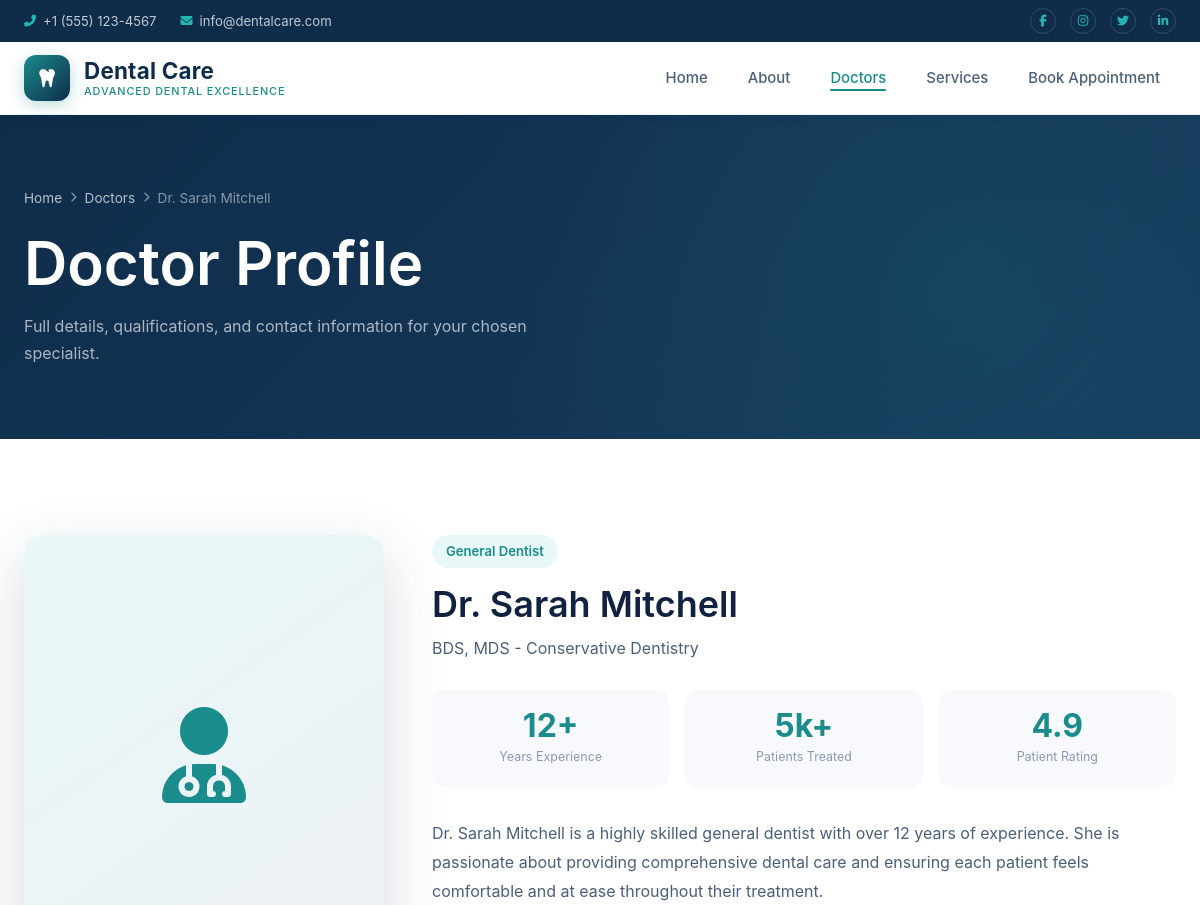
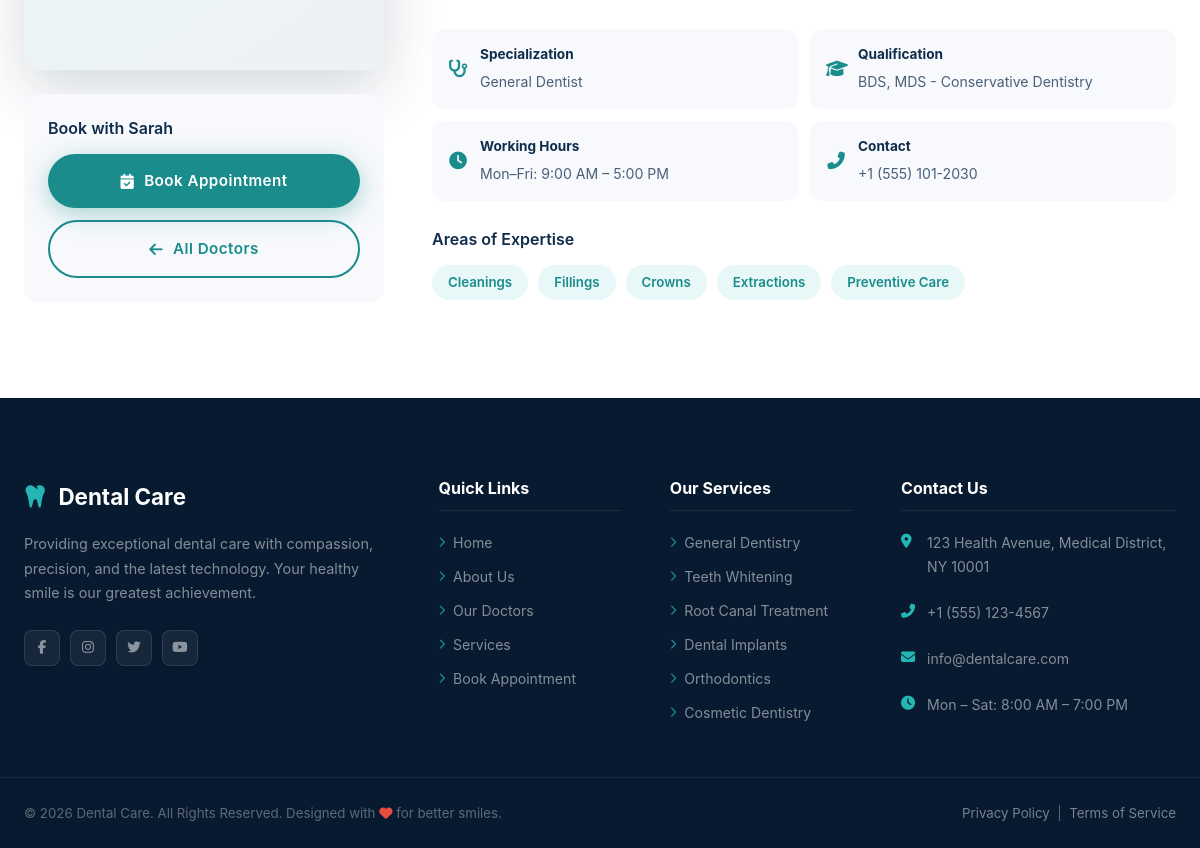
Page /doctor-detail.php?id=1 on the committed database (2 pictures, top to bottom).
### tables this page shows
CREATE TABLE IF NOT EXISTS doctors (
    id INT AUTO_INCREMENT PRIMARY KEY,
    name VARCHAR(100) NOT NULL,
    specialization VARCHAR(100) NOT NULL,
    qualification VARCHAR(200) NOT NULL,
    experience INT NOT NULL COMMENT 'Years of experience',
    photo VARCHAR(255) DEFAULT 'default-doctor.jpg',
    contact VARCHAR(50),
    timings VARCHAR(100),
    bio TEXT,
    created_at TIMESTAMP DEFAULT CURRENT_TIMESTAMP
);

### doctor-detail.php (the view, shortened to what this page needs)
<?php
$id = isset($_GET['id']) ? intval($_GET['id']) : 0;
$conn = getDBConnection();
$stmt = $conn->prepare("SELECT * FROM doctors WHERE id = ?");
$stmt->bind_param('i', $id);
$stmt->execute();
$result = $stmt->get_result();
$doctor = $result->fetch_assoc();
include 'includes/header.php';
?>
<div class="page-header">
    <div class="container page-header-inner">
        <div class="breadcrumb">
            <a href="index.php">Home</a>
            <i class="fas fa-chevron-right"></i>
            <a href="doctors.php">Doctors</a>
            <i class="fas fa-chevron-right"></i>
            <span><?= htmlspecialchars($doctor['name']) ?></span>
        </div>
        <h1>Doctor Profile</h1>
        <p>Full details, qualifications, and contact information for your chosen specialist.</p>
    </div>
</div>
<section class="section">
    <div class="container">
        <div class="doctor-detail-grid">
            <div>
                <div class="doctor-detail-photo">
                    <?php if (!empty($doctor['photo']) && file_exists('images/' . $doctor['photo'])): ?>
                        <img src="images/<?= htmlspecialchars($doctor['photo']) ?>" alt="<?= htmlspecialchars($doctor['name']) ?>">
                    <?php else: ?>
                        <i class="fas fa-user-doctor"></i>
                    <?php endif; ?>
                </div>
                <div style="margin-top:24px; background:var(--off-white); border-radius:var(--radius); padding:24px;">
                    <h4 style="margin-bottom:16px; font-size:1rem; color:var(--navy);">Book with <?= htmlspecialchars(explode(' ', $doctor['name'])[1] ?? $doctor['name']) ?></h4>
                    <a href="appointment.php?doctor=<?= $doctor['id'] ?>" class="btn btn-primary" style="width:100%; justify-content:center;">
                        <i class="fas fa-calendar-check"></i> Book Appointment
                    </a>
                    <a href="doctors.php" class="btn btn-teal-outline" style="width:100%; justify-content:center; margin-top:12px;">
                        <i class="fas fa-arrow-left"></i> All Doctors
                    </a>
                </div>
            </div>
            <div class="doctor-detail-info">
                <div class="detail-badge"><?= htmlspecialchars($doctor['specialization']) ?></div>
                <h2 class="detail-name"><?= htmlspecialchars($doctor['name']) ?></h2>
                <p class="detail-qual"><?= htmlspecialchars($doctor['qualification']) ?></p>
                <div class="detail-stats">
                    <div class="detail-stat">
                        <div class="num"><?= intval($doctor['experience']) ?>+</div>
                        <div class="lbl">Years Experience</div>
                    </div>
                    <div class="detail-stat">
                        <div class="num">5k+</div>
                        <div class="lbl">Patients Treated</div>
                    </div>
                    <div class="detail-stat">
                        <div class="num">4.9</div>
                        <div class="lbl">Patient Rating</div>
                    </div>
                </div>
                <p class="detail-bio"><?= nl2br(htmlspecialchars($doctor['bio'] ?? 'Experienced dental professional dedicated to providing exceptional patient care with the latest techniques and a compassionate approach.')) ?></p>
                <div class="detail-meta-grid">
                    <div class="detail-meta-item">
                        <i class="fas fa-stethoscope"></i>
                        <div>
                            <strong style="display:block; color:var(--navy); font-size:0.85rem; margin-bottom:2px;">Specialization</strong>
                            <span><?= htmlspecialchars($doctor['specialization']) ?></span>
                        </div>
                    </div>
                    <div class="detail-meta-item">
                        <i class="fas fa-graduation-cap"></i>
                        <div>
                            <strong style="display:block; color:var(--navy); font-size:0.85rem; margin-bottom:2px;">Qualification</strong>
                            <span><?= htmlspecialchars($doctor['qualification']) ?></span>
                        </div>
                    </div>
                    <div class="detail-meta-item">
                        <i class="fas fa-clock"></i>
                        <div>
                            <strong style="display:block; color:var(--navy); font-size:0.85rem; margin-bottom:2px;">Working Hours</strong>
                            <span><?= htmlspecialchars($doctor['timings'] ?? 'Mon – Fri: 9:00 AM – 5:00 PM') ?></span>
                        </div>
                    </div>
                    <div class="detail-meta-item">
                        <i class="fas fa-phone-alt"></i>
                        <div>
                            <strong style="display:block; color:var(--navy); font-size:0.85rem; margin-bottom:2px;">Contact</strong>
                            <span><?= htmlspecialchars($doctor['contact'] ?? SITE_PHONE) ?></span>
                        </div>
                    </div>
                </div>
                <div style="margin-top:8px;">
                    <h4 style="margin-bottom:16px; font-size:1rem; color:var(--navy);">Areas of Expertise</h4>
                    <div style="display:flex; flex-wrap:wrap; gap:10px;">
                        <?php
                        $expertise_map = [
                            'General Dentist'   => ['Cleanings', 'Fillings', 'Crowns', 'Extractions', 'Preventive Care'],
                            'Orthodontist'      => ['Metal Braces', 'Clear Aligners', 'Retainers', 'Bite Correction'],
                            'Cosmetic Dentist'  => ['Veneers', 'Whitening', 'Bonding', 'Smile Makeover'],
                            'Endodontist'       => ['Root Canal', 'Pulp Therapy', 'Endodontic Surgery', 'Re-treatment'],
                        ];
                        $tags = $expertise_map[$doctor['specialization']] ?? ['Dental Consultation', 'Treatment Planning', 'Patient Care'];
                        foreach ($tags as $tag): ?>
                            <span style="background:var(--teal-pale); color:var(--teal); padding:6px 16px; border-radius:50px; font-size:0.83rem; font-weight:600;">
                                <?= $tag ?>
                            </span>
                        <?php endforeach; ?>
                    </div>
                </div>
            </div>
        </div>
    </div>
</section>
<?php include 'includes/footer.php'; ?>

### includes/header.php (shortened to what this page needs)
<?php
$current_page = basename($_SERVER['PHP_SELF'], '.php');
?>
<!DOCTYPE html>
<html lang="en">
<head>
    <link rel="stylesheet" href="https://cdnjs.cloudflare.com/ajax/libs/font-awesome/6.5.0/css/all.min.css">
    <link rel="stylesheet" href="css/style.css">
</head>
<body>
<div class="topbar">
    <div class="container topbar-inner">
        <div class="topbar-left">
            <span><i class="fas fa-phone-alt"></i> <?= SITE_PHONE ?></span>
            <span><i class="fas fa-envelope"></i> <?= SITE_EMAIL ?></span>
        </div>
        <div class="topbar-right">
            <a href="#" aria-label="Facebook"><i class="fab fa-facebook-f"></i></a>
            <a href="#" aria-label="Instagram"><i class="fab fa-instagram"></i></a>
            <a href="#" aria-label="Twitter"><i class="fab fa-twitter"></i></a>
            <a href="#" aria-label="LinkedIn"><i class="fab fa-linkedin-in"></i></a>
        </div>
    </div>
</div>
<nav class="navbar" id="navbar">
    <div class="container nav-inner">
        <a href="index.php" class="logo">
            <div class="logo-icon"><i class="fas fa-tooth"></i></div>
            <div class="logo-text">
                <span class="logo-name">Dental Care</span>
                <span class="logo-tagline">Advanced Dental Excellence</span>
            </div>
        </a>
        <ul class="nav-links" id="navLinks">
            <li><a href="index.php" class="<?= $current_page === 'index' ? 'active' : '' ?>">Home</a></li>
            <li><a href="about.php" class="<?= $current_page === 'about' ? 'active' : '' ?>">About</a></li>
            <li><a href="doctors.php" class="<?= $current_page === 'doctors' || $current_page === 'doctor-detail' ? 'active' : '' ?>">Doctors</a></li>
            <li><a href="services.php" class="<?= $current_page === 'services' ? 'active' : '' ?>">Services</a></li>
            <li><a href="appointment.php" class="nav-cta <?= $current_page === 'appointment' ? 'active' : '' ?>">Book Appointment</a></li>
        </ul>
    </div>
</nav>

### includes/footer.php (shortened to what this page needs)
<footer class="footer">
    <div class="footer-top">
        <div class="container footer-grid">
            <div class="footer-col footer-brand">
                <div class="footer-logo">
                    <i class="fas fa-tooth"></i>
                    <span>Dental Care</span>
                </div>
                <p>Providing exceptional dental care with compassion, precision, and the latest technology. Your healthy smile is our greatest achievement.</p>
                <div class="footer-social">
                    <a href="#" aria-label="Facebook"><i class="fab fa-facebook-f"></i></a>
                    <a href="#" aria-label="Instagram"><i class="fab fa-instagram"></i></a>
                    <a href="#" aria-label="Twitter"><i class="fab fa-twitter"></i></a>
                    <a href="#" aria-label="YouTube"><i class="fab fa-youtube"></i></a>
                </div>
            </div>
            <div class="footer-col">
                <h4>Quick Links</h4>
                <ul>
                    <li><a href="index.php"><i class="fas fa-chevron-right"></i> Home</a></li>
                    <li><a href="about.php"><i class="fas fa-chevron-right"></i> About Us</a></li>
                    <li><a href="doctors.php"><i class="fas fa-chevron-right"></i> Our Doctors</a></li>
                    <li><a href="services.php"><i class="fas fa-chevron-right"></i> Services</a></li>
                    <li><a href="appointment.php"><i class="fas fa-chevron-right"></i> Book Appointment</a></li>
                </ul>
            </div>
            <div class="footer-col">
                <h4>Our Services</h4>
                <ul>
                    <li><a href="services.php"><i class="fas fa-chevron-right"></i> General Dentistry</a></li>
                    <li><a href="services.php"><i class="fas fa-chevron-right"></i> Teeth Whitening</a></li>
                    <li><a href="services.php"><i class="fas fa-chevron-right"></i> Root Canal Treatment</a></li>
                    <li><a href="services.php"><i class="fas fa-chevron-right"></i> Dental Implants</a></li>
                    <li><a href="services.php"><i class="fas fa-chevron-right"></i> Orthodontics</a></li>
                    <li><a href="services.php"><i class="fas fa-chevron-right"></i> Cosmetic Dentistry</a></li>
                </ul>
            </div>
            <div class="footer-col">
                <h4>Contact Us</h4>
                <ul class="contact-list">
                    <li>
                        <i class="fas fa-map-marker-alt"></i>
                        <span><?= SITE_ADDRESS ?></span>
                    </li>
                    <li>
                        <i class="fas fa-phone-alt"></i>
                        <a href="tel:<?= SITE_PHONE ?>"><?= SITE_PHONE ?></a>
                    </li>
                    <li>
                        <i class="fas fa-envelope"></i>
                        <a href="mailto:<?= SITE_EMAIL ?>"><?= SITE_EMAIL ?></a>
                    </li>
                    <li>
                        <i class="fas fa-clock"></i>
                        <span>Mon – Sat: 8:00 AM – 7:00 PM</span>
                    </li>
                </ul>
            </div>
        </div>
    </div>
    <div class="footer-bottom">
        <div class="container footer-bottom-inner">
            <p>&copy; <?= date('Y') ?> <?= SITE_NAME ?>. All Rights Reserved. Designed with <i class="fas fa-heart" style="color:#e74c3c"></i> for better smiles.</p>
            <p><a href="#">Privacy Policy</a> &nbsp;|&nbsp; <a href="#">Terms of Service</a></p>
        </div>
    </div>
</footer>
</body>
</html>

### rows in the picture
doctors: name "Dr. Sarah Mitchell", name "Sarah", specialization "General Dentist", qualification "BDS, MDS - Conservative Dentistry", experience "12", bio "Dr. Sarah Mitchell is a highly skilled general dentist with over 12 years of experience. She is passionate about providing comprehensive dental care and ensuring each patient feels comfortable and at ease throughout their treatment.", timings "Mon–Fri: 9:00 AM – 5:00 PM", contact "+1 (555) 101-2030", specialization "Cleanings", specialization "Fillings", specialization "Crowns", specialization "Extractions", specialization "Preventive Care"

### other values in the picture
SITE_PHONE "+1 (555) 123-4567"
SITE_EMAIL "info@dentalcare.com"
SITE_ADDRESS "123 Health Avenue, Medical District, NY 10001"
SITE_NAME "Dental Care"
